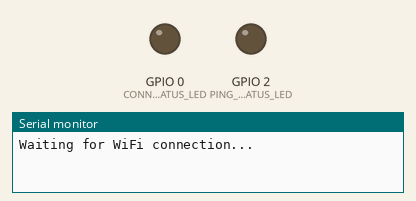
Simulated run of this sketch. Board: ESP8266 (NodeMCU). Shown: output pins drawn as LEDs (lit = HIGH), the last lines printed to the serial monitor. WiFi joins after 1.5 s; servers stay silent unless stated.

Above: at 0.1 s.
At 3.1 s:
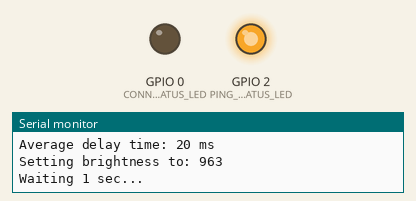
Timing chart, 0 to 4.6 s (numbered marks = the images above):
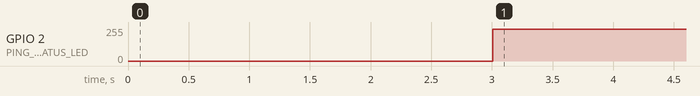

The sketch:

PingLatency.ino
```cpp
#include <ESP8266WiFi.h>
#include "ESP8266Ping.h"
#include <ESP8266WiFiMulti.h>

#ifndef STASSID
#define STASSID "your_network_ssid"
#define STAPSK  "your_network_password"
#endif

#define PING_STATUS_LED 2
#define CONNECTION_STATUS_LED 0

const char* ssid     = STASSID;
const char* password = STAPSK;

ESP8266WiFiMulti WiFiMulti;

void setup() {
  // ping status (blue) LED --> the brighter the LED, the closer to 0ms delay
  pinMode(PING_STATUS_LED, OUTPUT);
  // connection status (red) LED --> only ON if can't ping target url
  pinMode(CONNECTION_STATUS_LED, OUTPUT);

  Serial.begin(115200);

  // We start by connecting to a WiFi network
  WiFi.mode(WIFI_STA);
  WiFiMulti.addAP(ssid, password);

  Serial.println();
  Serial.println();
  Serial.print("Waiting for WiFi connection... ");

  while (WiFiMulti.run() != WL_CONNECTED) {
    Serial.print(".");
    delay(500);
  }

  Serial.println("");
  Serial.println("WiFi connected");
  Serial.print("IP address: ");
  Serial.println(WiFi.localIP());

  delay(500);
}


void loop() {

  const char* target_url = "www.google.ca";
  unsigned int ping_count = 10;
  Serial.println("Pinging ");
  Serial.print(target_url);
  Serial.print(" ");
  Serial.print(ping_count);
  Serial.println(" times...");
  bool ping_success = Ping.ping(target_url, ping_count);

  if (ping_success) {
    Serial.println("Pings succeeded :)");
    digitalWrite(CONNECTION_STATUS_LED, LOW);
  } else {
    digitalWrite(CONNECTION_STATUS_LED, HIGH);
    digitalWrite(PING_STATUS_LED, LOW);
    Serial.println("Pings failed :(");
  }


  int avg_time_ms = Ping.averageTime();
  Serial.print("Average delay time: ");
  Serial.print(avg_time_ms);
  Serial.println(" ms");

  int brightness = getBrightness(avg_time_ms);
  Serial.print("Setting brightness to: ");
  Serial.println(brightness);
  analogWrite(PING_STATUS_LED, brightness);

  // breathe
  Serial.println("Waiting 1 sec...");
  delay(1000);
}

// given a delay of ping in ms, return a corresponding brightness of LED
// output values range from 0 to 1024, as per the 10-bit resolution of PWM on ESP8266 devices
int getBrightness(int ping_delay) {
  // to help adjust the response sensitivity
  int scaling_factor = 3; // with this set to 3, at about 341 ms the LED will be set OFF

  int brightness = 1023 - ping_delay * scaling_factor;

  if (brightness < 0) {
    brightness = 0;
  }

  return brightness;
}
```

Measured:
- by itself, GPIO 2 (PING_STATUS_LED): 0/255 → 240/255 at 3.0 s
